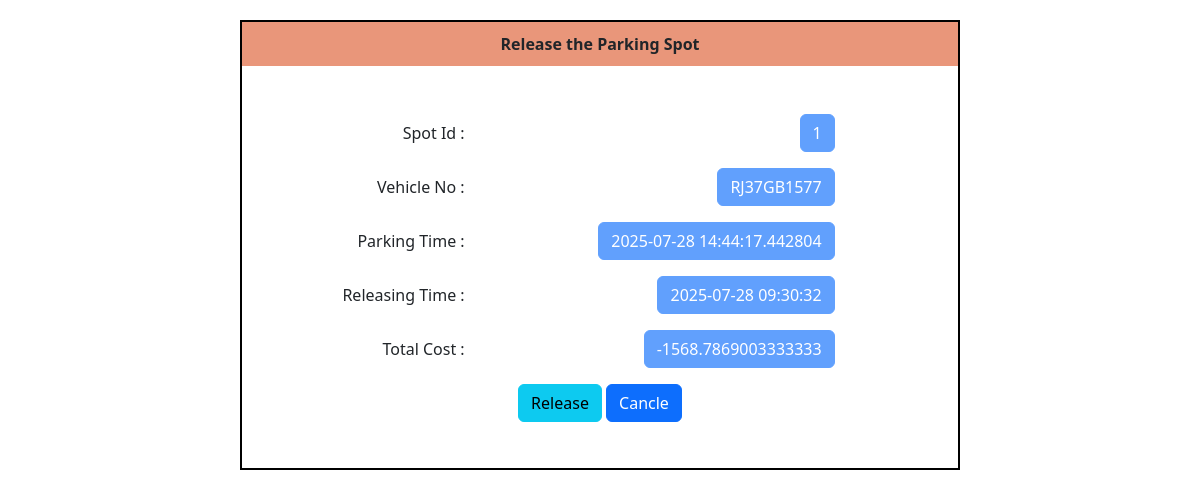
The app's page /release/2/1/1 with its own data.
### application/models.py (models this page shows)
class Parking_spot(db.Model):
    id = db.Column(db.Integer, primary_key= True)
    lot_id = db.Column(db.Integer, db.ForeignKey('parking_lot.id') ,nullable = False )
    status = db.Column(db.String(), default = 'available')
    occupied_user = db.Column(db.Integer , db.ForeignKey('users.id'))
    vehicle_no = db.Column(db.String())
    parking_time = db.Column(db.DateTime())

### application/controllers.py (the view, shortened to what this page needs)
@app.route("/release/<int:user_id>/<int:spot_id>/<int:lot_id>" , methods = ["GET", "POST"])
def release(user_id , spot_id , lot_id):
    this_user = Users.query.filter_by(id = user_id).first()
    spot = Parking_spot.query.filter_by(id = spot_id).first()
    lot = Parking_lot.query.filter_by(id = lot_id).first()
    l_time = datetime.datetime.now()
    l_stamp = l_time - spot.parking_time
    hour = (l_stamp.total_seconds())/3600
    price = (hour*lot.Price)
    return render_template("release_prk.html" , this_user = this_user, spot = spot , l_time = l_time ,price = price)

### templates/release_prk.html (shortened to what this page needs)
<!DOCTYPE html>
<html lang="en">
<head>
    <link href="https://cdn.jsdelivr.net/npm/bootstrap@5.3.7/dist/css/bootstrap.min.css" rel="stylesheet">
</head>
<body>
    <div style="border: 2px solid black; width: 60%;height: 450px; margin: auto; margin-top: 20px;text-align: end;">
        <div style="text-align: center; padding: 10px; background-color: darksalmon;" ><b>Release the Parking Spot</b></div>
        <div class="my-5">
        <form action="/release/{{this_user.id}}/{{spot.id}}/{{spot.parking_lot.id}}", method="post">
           <div class="row mb-3">
            <label for="email" class="col-sm-4 col-form-label">Spot Id :</label>
            <div class="col-sm-6">
            <button type="button" class="btn btn-primary" disabled>{{spot.id}}</button>
            </div>
        </div>
        <div class="row mb-3">
            <label for="add" class="col-sm-4 col-form-label">Vehicle No :</label>
            <div class="col-sm-6">
            <button type="button" class="btn btn-primary" disabled>{{spot.vehicle_no}}</button>
            </div>
        </div>
        <div class="row mb-3">
            <label for="pin" class="col-sm-4 col-form-label">Parking Time :</label>
            <div class="col-sm-6">
            <button type="button" class="btn btn-primary" disabled>{{spot.parking_time}}</button>
            </div>
        </div>
        <div class="row mb-3">
            <label for="name" class="col-sm-4 col-form-label" >Releasing Time :</label>
            <div class="col-sm-6">
            <button type="button" class="btn btn-primary" disabled>{{l_time}}</button>
            </div>
        </div>
        <div class="row mb-3">
            <label for="name" class="col-sm-4 col-form-label" >Total Cost :</label>
            <div class="col-sm-6">
            <button type="button" class="btn btn-primary" disabled>{{price}}</button>
            </div>
        </div>
        <div class="d-flex justify-content-evenly">
            <div class="d-grid gap-4 d-md-block">
                <input type="submit" class="btn btn-info" value="Release"></a>
                <a class="btn btn-primary" href="/Home_user/{{this_user.id}}" role="button">Cancle</a>
            </div>
        </div>
        </form>
    </div>
</body>
</html>

### records on screen
Parking_spot: id "1", vehicle_no "RJ37GB1577", parking_time "2025-07-28 14:44:17.442804"
